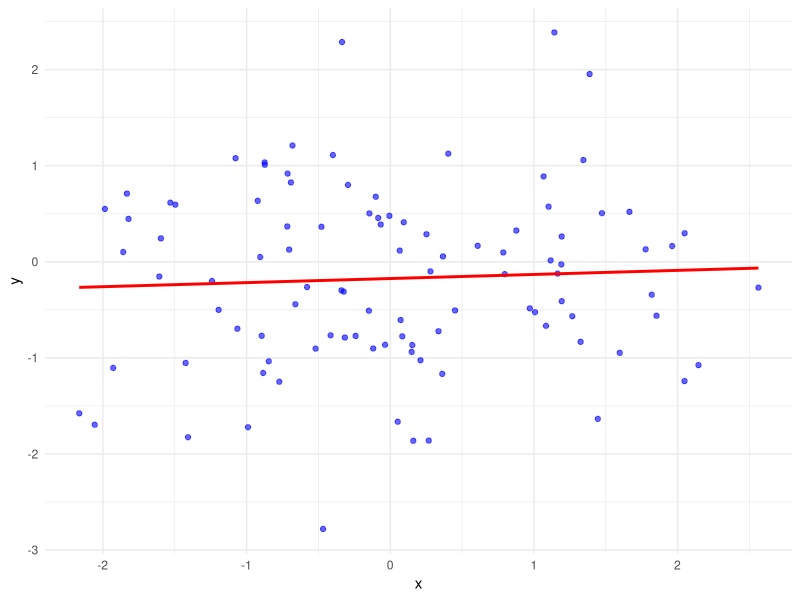

Write the R code that produced this figure.
# visualize.R
library(ggplot2)

# Données fictives
data <- data.frame(
  x = rnorm(100),
  y = rnorm(100)
)

# Graphique en nuage de points avec régression
ggplot(data, aes(x=x, y=y)) +
  geom_point(color="blue", alpha=0.6) +
  geom_smooth(method="lm", se=FALSE, color="red") +
  theme_minimal()
